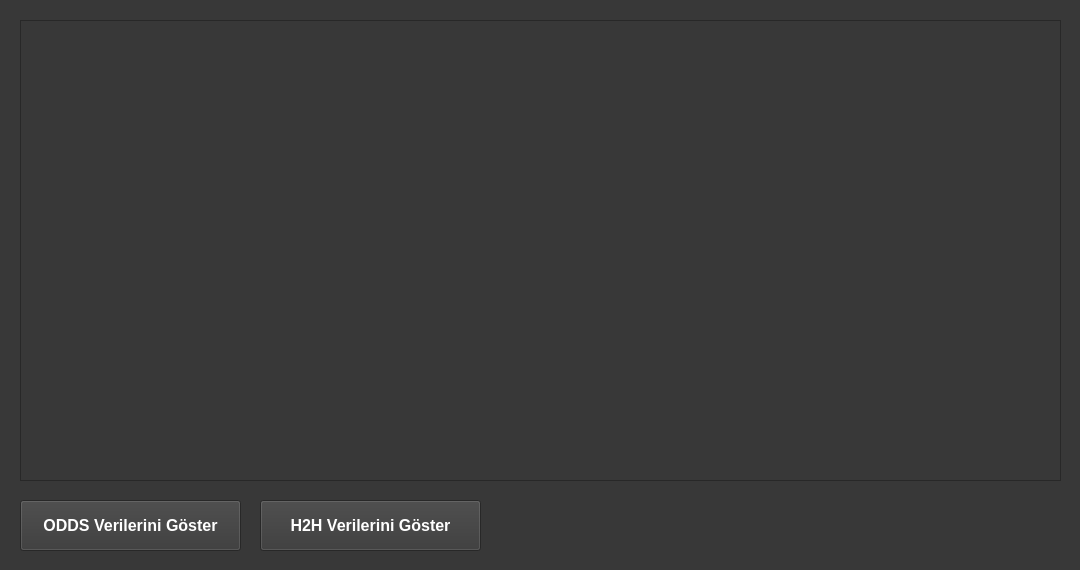
<?xml version="1.0" encoding="UTF-8"?>
<ui version="4.0">
 <class>Form</class>
 <widget class="QWidget" name="Form">
  <property name="geometry">
   <rect>
    <x>0</x>
    <y>0</y>
    <width>1080</width>
    <height>570</height>
   </rect>
  </property>
  <property name="minimumSize">
   <size>
    <width>1080</width>
    <height>570</height>
   </size>
  </property>
  <property name="maximumSize">
   <size>
    <width>1080</width>
    <height>570</height>
   </size>
  </property>
  <property name="windowTitle">
   <string>Form</string>
  </property>
  <property name="styleSheet">
   <string notr="true">* {
	background-color: #383838;
	color: #fff;
	outline: none;
}

*:focus {
	outline: none;
}</string>
  </property>
  <widget class="QPushButton" name="pbtnGetH2hData">
   <property name="geometry">
    <rect>
     <x>260</x>
     <y>500</y>
     <width>221</width>
     <height>51</height>
    </rect>
   </property>
   <property name="font">
    <font>
     <pointsize>12</pointsize>
     <bold>true</bold>
    </font>
   </property>
   <property name="text">
    <string>H2H Verilerini Göster</string>
   </property>
  </widget>
  <widget class="QPushButton" name="pbtnGetOddsData">
   <property name="geometry">
    <rect>
     <x>20</x>
     <y>500</y>
     <width>221</width>
     <height>51</height>
    </rect>
   </property>
   <property name="font">
    <font>
     <pointsize>12</pointsize>
     <bold>true</bold>
    </font>
   </property>
   <property name="text">
    <string>ODDS Verilerini Göster</string>
   </property>
  </widget>
  <widget class="QTableView" name="tblvwEventDetails">
   <property name="geometry">
    <rect>
     <x>20</x>
     <y>20</y>
     <width>1041</width>
     <height>461</height>
    </rect>
   </property>
   <property name="contextMenuPolicy">
    <enum>Qt::ContextMenuPolicy::CustomContextMenu</enum>
   </property>
   <property name="styleSheet">
    <string notr="true">QTableView {
	background-color: #383838;
	color: #fff;
	border: 1px solid #282828;
	padding: 4px;
}

QTableView::item::selected {
	background-color: #484848;
}

QHeaderView {
	border: none;
	background-color: #383838;
	color: #000;
	font: 700 12pt &quot;Arial&quot;;
}

QHeaderView:section {
	background-color: #383838;
	color: #fff;
	font: 700 12pt &quot;Arial&quot;;
}

QTableCornerButton::section {
	background-color: #383838;
}</string>
   </property>
   <property name="editTriggers">
    <set>QAbstractItemView::EditTrigger::NoEditTriggers</set>
   </property>
   <property name="selectionMode">
    <enum>QAbstractItemView::SelectionMode::SingleSelection</enum>
   </property>
   <attribute name="horizontalHeaderStretchLastSection">
    <bool>true</bool>
   </attribute>
  </widget>
 </widget>
 <resources/>
 <connections/>
</ui>
